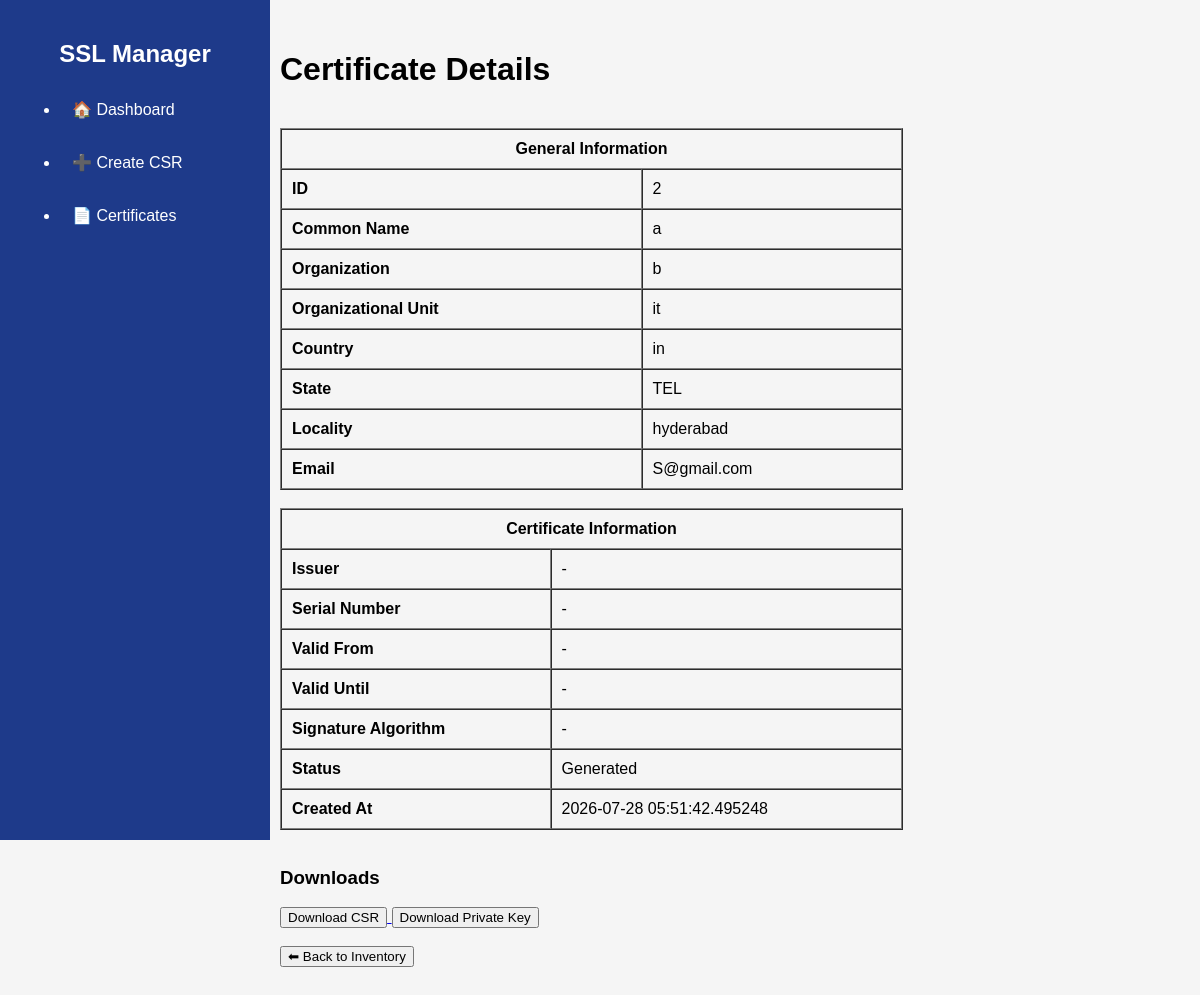
/certificate/2, run on the app's committed database.
### app/database/models.py (models this page shows)
class CertificateRequest(Base):
    __tablename__ = "certificate_requests"
    id = Column(Integer, primary_key=True, index=True)
    common_name = Column(String, nullable=False)
    organization = Column(String, nullable=False)
    organizational_unit = Column(String)
    country = Column(String)
    state = Column(String)
    locality = Column(String)
    email = Column(String)
    key_path = Column(String)
    csr_path = Column(String)
    certificate_path = Column(String, nullable=True)
    issuer = Column(String, nullable=True)
    serial_number = Column(String, nullable=True)
    valid_from = Column(DateTime, nullable=True)
    valid_until = Column(DateTime, nullable=True)
    signature_algorithm = Column(String, nullable=True)
    status = Column(String, default="Generated")
    created_at = Column(DateTime, default=datetime.utcnow)

### app/routers/certificates.py (the view)
@router.get("/certificate/{certificate_id}", response_class=HTMLResponse)
async def certificate_details(
    request: Request,
    certificate_id: int,
):
    db = SessionLocal()
    certificate = get_certificate_by_id(
        db,
        certificate_id,
    )
    db.close()
    if not certificate:
        return {"error": "Certificate not found"}
    return templates.TemplateResponse(
        request=request,
        name="certificate_details.html",
        context={
            "request": request,
            "certificate": certificate,
        },
    )

### app/templates/certificate_details.html (shortened to what this page needs)
{% extends "base.html" %}
{% block content %}
<h1>Certificate Details</h1>
<br>
<table border="1" cellpadding="10" cellspacing="0" width="70%">
    <tr>
        <th colspan="2">
            General Information
        </th>
    </tr>
    <tr>
        <td><b>ID</b></td>
        <td>{{ certificate.id }}</td>
    </tr>
    <tr>
        <td><b>Common Name</b></td>
        <td>{{ certificate.common_name }}</td>
    </tr>
    <tr>
        <td><b>Organization</b></td>
        <td>{{ certificate.organization }}</td>
    </tr>
    <tr>
        <td><b>Organizational Unit</b></td>
        <td>{{ certificate.organizational_unit }}</td>
    </tr>
    <tr>
        <td><b>Country</b></td>
        <td>{{ certificate.country }}</td>
    </tr>
    <tr>
        <td><b>State</b></td>
        <td>{{ certificate.state }}</td>
    </tr>
    <tr>
        <td><b>Locality</b></td>
        <td>{{ certificate.locality }}</td>
    </tr>
    <tr>
        <td><b>Email</b></td>
        <td>{{ certificate.email }}</td>
    </tr>
</table>
<br>
<table border="1" cellpadding="10" cellspacing="0" width="70%">
    <tr>
        <th colspan="2">
            Certificate Information
        </th>
    </tr>
    <tr>
        <td><b>Issuer</b></td>
        <td>{{ certificate.issuer or "-" }}</td>
    </tr>
    <tr>
        <td><b>Serial Number</b></td>
        <td>{{ certificate.serial_number or "-" }}</td>
    </tr>
    <tr>
        <td><b>Valid From</b></td>
        <td>{{ certificate.valid_from or "-" }}</td>
    </tr>
    <tr>
        <td><b>Valid Until</b></td>
        <td>{{ certificate.valid_until or "-" }}</td>
    </tr>
    <tr>
        <td><b>Signature Algorithm</b></td>
        <td>{{ certificate.signature_algorithm or "-" }}</td>
    </tr>
    <tr>
        <td><b>Status</b></td>
        <td>{{ certificate.status }}</td>
    </tr>
    <tr>
        <td><b>Created At</b></td>
        <td>{{ certificate.created_at }}</td>
    </tr>
</table>
<br>
<h3>Downloads</h3>
<a href="/download/csr/{{ certificate.id }}">
    <button>Download CSR</button>
</a>
<a href="/download/key/{{ certificate.id }}">
    <button>Download Private Key</button>
</a>
<br><br>
<a href="/certificates">
    <button>⬅ Back to Inventory</button>
</a>
{% endblock %}

### app/static/css/style.css (style rules this page uses)
body { margin: 0; font-family: Arial; background: #f5f5f5; }

### data on the page
CertificateRequest: id "2", common_name "a", organization "b", organizational_unit "it", country "in", state "TEL", locality "hyderabad", email "S@gmail.com", issuer "-", serial_number "-", valid_from "-", valid_until "-", signature_algorithm "-", status "Generated", created_at "2026-07-28 05:51:42.495248"
